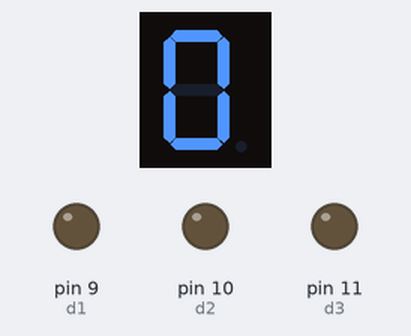
This sketch was run on a simulated Arduino Uno, built with avr-gcc and run on an emulated ATmega328P. On the bench: 1-digit seven-segment display, output pins drawn as LEDs (lit = HIGH). Wiring (inferred from the names in the program): 1-digit 7-segment display, segments lit when HIGH: segments pin 2, pin 3, pin 4, pin 5, pin 6, pin 7, pin 8. The segment pins are drawn as the display they are named for; pins used as bus, display or sensor lines are not drawn.

Above: at 0.1 s.
At 1.1 s:
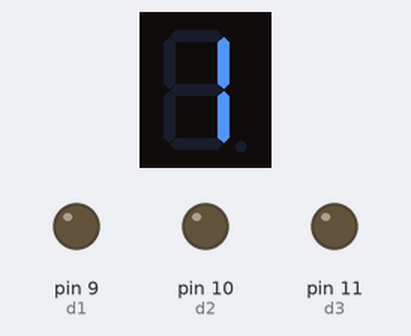
At 2.1 s:
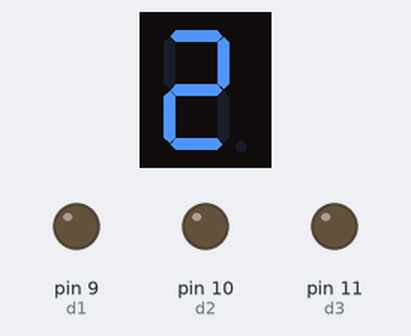
At 3.1 s:
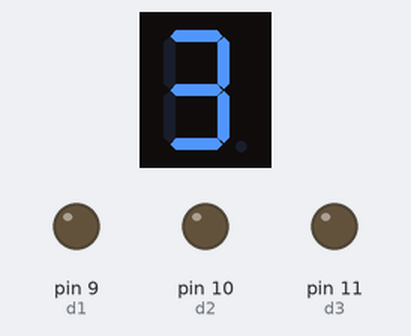

The sketch:

4_7_Segment_4_digit.ino
```cpp
int pinA = 2;
int pinB = 3;
int pinC = 4;
int pinD = 5;
int pinE = 6;
int pinF = 7;
int pinG = 8;
int d1 = 9;
int d2 = 10;
int d3 = 11;
int d4 = 12;

void SegPrintZero(){
  digitalWrite(pinA, HIGH);
  digitalWrite(pinB, HIGH);
  digitalWrite(pinC, HIGH);
  digitalWrite(pinD, HIGH);
  digitalWrite(pinE, HIGH);
  digitalWrite(pinF, HIGH);
  digitalWrite(pinG, LOW);
}

void SegPrintOne(){
  digitalWrite(pinA, LOW);
  digitalWrite(pinB, HIGH);
  digitalWrite(pinC, HIGH);
  digitalWrite(pinD, LOW);
  digitalWrite(pinE, LOW);
  digitalWrite(pinF, LOW);
  digitalWrite(pinG, LOW);
}

void SegPrintTwo(){
  digitalWrite(pinA, HIGH);
  digitalWrite(pinB, HIGH);
  digitalWrite(pinC, LOW);
  digitalWrite(pinD, HIGH);
  digitalWrite(pinE, HIGH);
  digitalWrite(pinF, LOW);
  digitalWrite(pinG, HIGH);
}

void SegPrintThree(){
  digitalWrite(pinA, HIGH);
  digitalWrite(pinB, HIGH);
  digitalWrite(pinC, HIGH);
  digitalWrite(pinD, HIGH);
  digitalWrite(pinE, LOW);
  digitalWrite(pinF, LOW);
  digitalWrite(pinG, HIGH);
}


void setup() {
  // put your setup code here, to run once:
  pinMode(pinA, OUTPUT);
  pinMode(pinB, OUTPUT);
  pinMode(pinC, OUTPUT);
  pinMode(pinD, OUTPUT);
  pinMode(pinE, OUTPUT);
  pinMode(pinF, OUTPUT);
  pinMode(pinG, OUTPUT);
  pinMode(d1, OUTPUT);
  pinMode(d2, OUTPUT);
  pinMode(d3, OUTPUT);
  pinMode(d4, OUTPUT);
}

void loop() {
  SegPrintZero();
  delay(1000);
  SegPrintOne();
  delay(1000);
  SegPrintTwo();
  delay(1000);
  SegPrintThree();
  delay(1000);

}
```

Measured:
- by itself, everything shown: repeats every 4.0 s, in 4 steps
- what the display in image 1 shows lasts 1.0 s, from 1.0 s to 2.0 s
